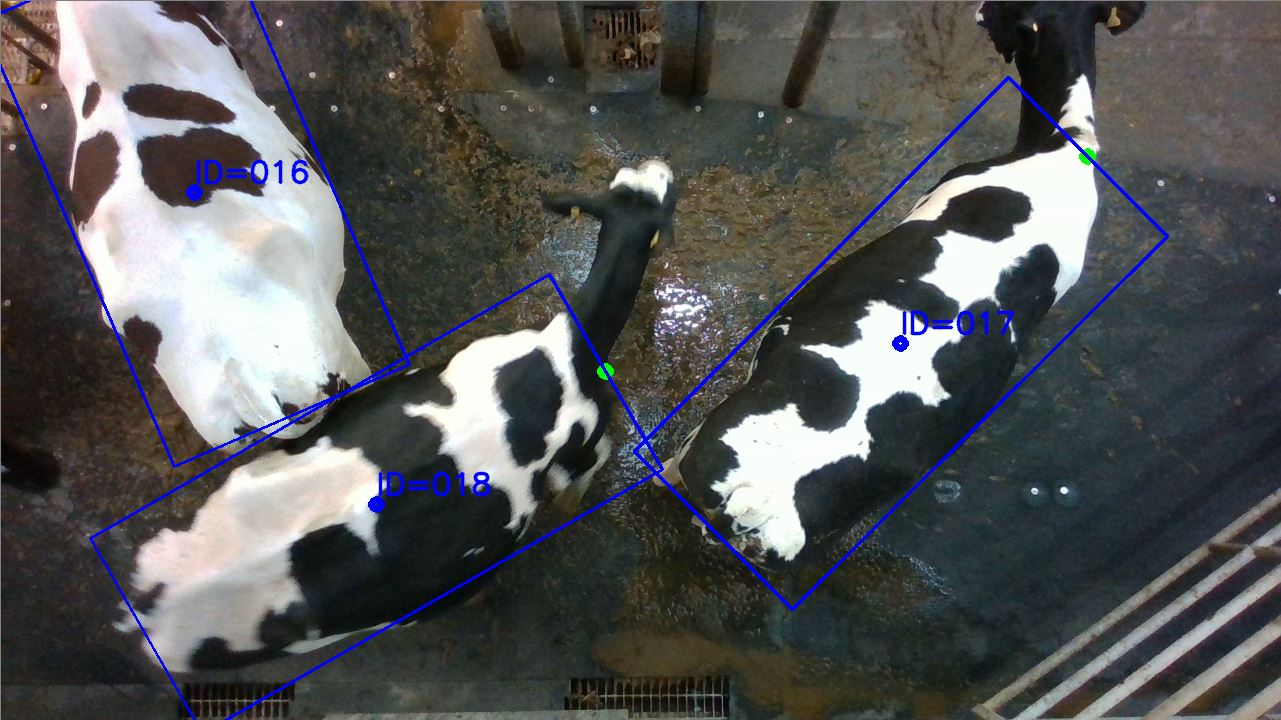
#> input picture images/visualisation-example.jpg, 1281 x 720 px
$ python -i KCFTracker.py   (imports and definitions only)
#> lines starting #> are read from the running program, lines starting #| are printed output that depends on the picture
#!/usr/bin/env python

# Core libraries
import os
import sys
sys.path.append("../../")
import cv2

# My libraries
import fhog

"""
Python implementation of KCF: http://www.robots.ox.ac.uk/~joao/circulant/
from: https://github.com/uoip/KCFpy
Potentially quicker C++ wrapper: https://github.com/uoip/KCFcpp-py-wrapper
"""

# ffttools
# [4 lines left out: function fftd, not called in this run]

def real(img):
	return img[:,:,0]

def imag(img):
	return img[:,:,1]

# [23 lines left out: functions complexMultiplication, complexDivision, rearrange, not called in this run]


# recttools
def x2(rect):
	return rect[0] + rect[2]

def y2(rect):
	return rect[1] + rect[3]

def limit(rect, limit):
	if(rect[0]+rect[2] > limit[0]+limit[2]):
		rect[2] = limit[0]+limit[2]-rect[0]
	if(rect[1]+rect[3] > limit[1]+limit[3]):
		rect[3] = limit[1]+limit[3]-rect[1]
	if(rect[0] < limit[0]):
		rect[2] -= (limit[0]-rect[0])
		rect[0] = limit[0]
	if(rect[1] < limit[1]):
		rect[3] -= (limit[1]-rect[1])
		rect[1] = limit[1]
	if(rect[2] < 0):
		rect[2] = 0
	if(rect[3] < 0):
		rect[3] = 0
	return rect

# [8 lines left out: function getBorder, not called in this run]

def subwindow(img, window, borderType=cv2.BORDER_CONSTANT):
	cutWindow = [x for x in window]
	limit(cutWindow, [0,0,img.shape[1],img.shape[0]])   # modify cutWindow
	assert(cutWindow[2]>0 and cutWindow[3]>0)
	border = getBorder(window, cutWindow)
	res = img[cutWindow[1]:cutWindow[1]+cutWindow[3], cutWindow[0]:cutWindow[0]+cutWindow[2]]

	if(border != [0,0,0,0]):
		res = cv2.copyMakeBorder(res, border[1], border[3], border[0], border[2], borderType)
	return res


# KCF tracker
class KCFTracker:
	# Class constructor
	def __init__(self, hog=False, fixed_window=True, multiscale=False):
		self.lambdar = 0.0001   # regularization
		self.padding = 2.5   # extra area surrounding the target
		self.output_sigma_factor = 0.125   # bandwidth of gaussian target

		if(hog):  # HOG feature
			# VOT
			self.interp_factor = 0.012   # linear interpolation factor for adaptation
			self.sigma = 0.6  # gaussian kernel bandwidth
			# TPAMI   #interp_factor = 0.02   #sigma = 0.5
			self.cell_size = 4   # HOG cell size
			self._hogfeatures = True
		else:  # raw gray-scale image # aka CSK tracker
			self.interp_factor = 0.075
			self.sigma = 0.2
			self.cell_size = 1
			self._hogfeatures = False

		if(multiscale):
			self.template_size = 96   # template size
			self.scale_step = 1.05   # scale step for multi-scale estimation
			self.scale_weight = 0.96   # to downweight detection scores of other scales for added stability
		elif(fixed_window):
			self.template_size = 96
			self.scale_step = 1
		else:
			self.template_size = 1
			self.scale_step = 1

		self._tmpl_sz = [0,0]  # cv::Size, [width,height]  #[int,int]
		self._roi = [0.,0.,0.,0.]  # cv::Rect2f, [x,y,width,height]  #[float,float,float,float]
		self.size_patch = [0,0,0]  #[int,int,int]
		self._scale = 1.   # float
		self._alphaf = None  # numpy.ndarray    (size_patch[0], size_patch[1], 2)
		self._prob = None  # numpy.ndarray    (size_patch[0], size_patch[1], 2)
		self._tmpl = None  # numpy.ndarray    raw: (size_patch[0], size_patch[1])   hog: (size_patch[2], size_patch[0]*size_patch[1])
		self.hann = None  # numpy.ndarray    raw: (size_patch[0], size_patch[1])   hog: (size_patch[2], size_patch[0]*size_patch[1])

	"""
	Public methods
	"""

	# Initialise the tracker
	# [7 lines left out: function initialise, not called in this run]

	# Update the tracker
	def update(self, image):
		if(self._roi[0]+self._roi[2] <= 0):  self._roi[0] = -self._roi[2] + 1
		if(self._roi[1]+self._roi[3] <= 0):  self._roi[1] = -self._roi[2] + 1
		if(self._roi[0] >= image.shape[1]-1):  self._roi[0] = image.shape[1] - 2
		if(self._roi[1] >= image.shape[0]-1):  self._roi[1] = image.shape[0] - 2

		cx = self._roi[0] + self._roi[2]/2.
		cy = self._roi[1] + self._roi[3]/2.

		loc, peak_value = self.__detect(self._tmpl, self.__getFeatures(image, 0, 1.0))

		if(self.scale_step != 1):
			# Test at a smaller _scale
			new_loc1, new_peak_value1 = self.__detect(self._tmpl, self.__getFeatures(image, 0, 1.0/self.scale_step))
			# Test at a bigger _scale
			new_loc2, new_peak_value2 = self.__detect(self._tmpl, self.__getFeatures(image, 0, self.scale_step))

			if(self.scale_weight*new_peak_value1 > peak_value and new_peak_value1>new_peak_value2):
				loc = new_loc1
				peak_value = new_peak_value1
				self._scale /= self.scale_step
				self._roi[2] /= self.scale_step
				self._roi[3] /= self.scale_step
			elif(self.scale_weight*new_peak_value2 > peak_value):
				loc = new_loc2
				peak_value = new_peak_value2
				self._scale *= self.scale_step
				self._roi[2] *= self.scale_step
				self._roi[3] *= self.scale_step

		self._roi[0] = cx - self._roi[2]/2.0 + loc[0]*self.cell_size*self._scale
		self._roi[1] = cy - self._roi[3]/2.0 + loc[1]*self.cell_size*self._scale

		if(self._roi[0] >= image.shape[1]-1):  self._roi[0] = image.shape[1] - 1
		if(self._roi[1] >= image.shape[0]-1):  self._roi[1] = image.shape[0] - 1
		if(self._roi[0]+self._roi[2] <= 0):  self._roi[0] = -self._roi[2] + 2
		if(self._roi[1]+self._roi[3] <= 0):  self._roi[1] = -self._roi[3] + 2
		assert(self._roi[2]>0 and self._roi[3]>0)

		x = self.__getFeatures(image, 0, 1.0)
		self.__train(x, self.interp_factor)

		return self._roi

	"""
	(Effectively) private methods
	"""

	def __subPixelPeak(self, left, center, right):
		divisor = 2*center - right - left   #float
		return (0 if abs(divisor)<1e-3 else 0.5*(right-left)/divisor)

	# [49 lines left out: functions __createHanningMats, __createGaussianPeak, __gaussianCorrelation, not called in this run]

	def __getFeatures(self, image, inithann, scale_adjust=1.0):
		extracted_roi = [0,0,0,0]   #[int,int,int,int]
		cx = self._roi[0] + self._roi[2]/2  #float
		cy = self._roi[1] + self._roi[3]/2  #float

		if(inithann):
			padded_w = self._roi[2] * self.padding
			padded_h = self._roi[3] * self.padding

			if(self.template_size > 1):
				if(padded_w >= padded_h):
					self._scale = padded_w / float(self.template_size)
				else:
					self._scale = padded_h / float(self.template_size)
				self._tmpl_sz[0] = int(padded_w / self._scale)
				self._tmpl_sz[1] = int(padded_h / self._scale)
			else:
				self._tmpl_sz[0] = int(padded_w)
				self._tmpl_sz[1] = int(padded_h)
				self._scale = 1.

			if(self._hogfeatures):
				self._tmpl_sz[0] = int(self._tmpl_sz[0]) / (2*self.cell_size) * 2*self.cell_size + 2*self.cell_size
				self._tmpl_sz[1] = int(self._tmpl_sz[1]) / (2*self.cell_size) * 2*self.cell_size + 2*self.cell_size
			else:
				self._tmpl_sz[0] = int(self._tmpl_sz[0]) / 2 * 2
				self._tmpl_sz[1] = int(self._tmpl_sz[1]) / 2 * 2

		extracted_roi[2] = int(scale_adjust * self._scale * self._tmpl_sz[0])
		extracted_roi[3] = int(scale_adjust * self._scale * self._tmpl_sz[1])
		extracted_roi[0] = int(cx - extracted_roi[2]/2)
		extracted_roi[1] = int(cy - extracted_roi[3]/2)

		z = subwindow(image, extracted_roi, cv2.BORDER_REPLICATE)
		if(z.shape[1]!=self._tmpl_sz[0] or z.shape[0]!=self._tmpl_sz[1]):
			z = cv2.resize(z, tuple(self._tmpl_sz))

		if(self._hogfeatures):
			mapp = {'sizeX':0, 'sizeY':0, 'numFeatures':0, 'map':0}
			mapp = fhog.getFeatureMaps(z, self.cell_size, mapp)
			mapp = fhog.normalizeAndTruncate(mapp, 0.2)
			mapp = fhog.PCAFeatureMaps(mapp)
			self.size_patch = map(int, [mapp['sizeY'], mapp['sizeX'], mapp['numFeatures']])
			FeaturesMap = mapp['map'].reshape((self.size_patch[0]*self.size_patch[1], self.size_patch[2])).T   # (size_patch[2], size_patch[0]*size_patch[1])
		else:
			if(z.ndim==3 and z.shape[2]==3):
				FeaturesMap = cv2.cvtColor(z, cv2.COLOR_BGR2GRAY)   # z:(size_patch[0], size_patch[1], 3)  FeaturesMap:(size_patch[0], size_patch[1])   #np.int8  #0~255
			elif(z.ndim==2):
				FeaturesMap = z   #(size_patch[0], size_patch[1]) #np.int8  #0~255
			FeaturesMap = FeaturesMap.astype(np.float32) / 255.0 - 0.5
			self.size_patch = [z.shape[0], z.shape[1], 1]

		if(inithann):
			self.__createHanningMats()  # createHanningMats need size_patch

		FeaturesMap = self.hann * FeaturesMap
		return FeaturesMap

	# [23 lines left out: functions __detect, __train, not called in this run]

# Entry method/unit testing method
# [3 lines not run here, left out]

>>> import cv2
>>> picture = cv2.imread('../../../images/visualisation-example.jpg', cv2.IMREAD_GRAYSCALE)
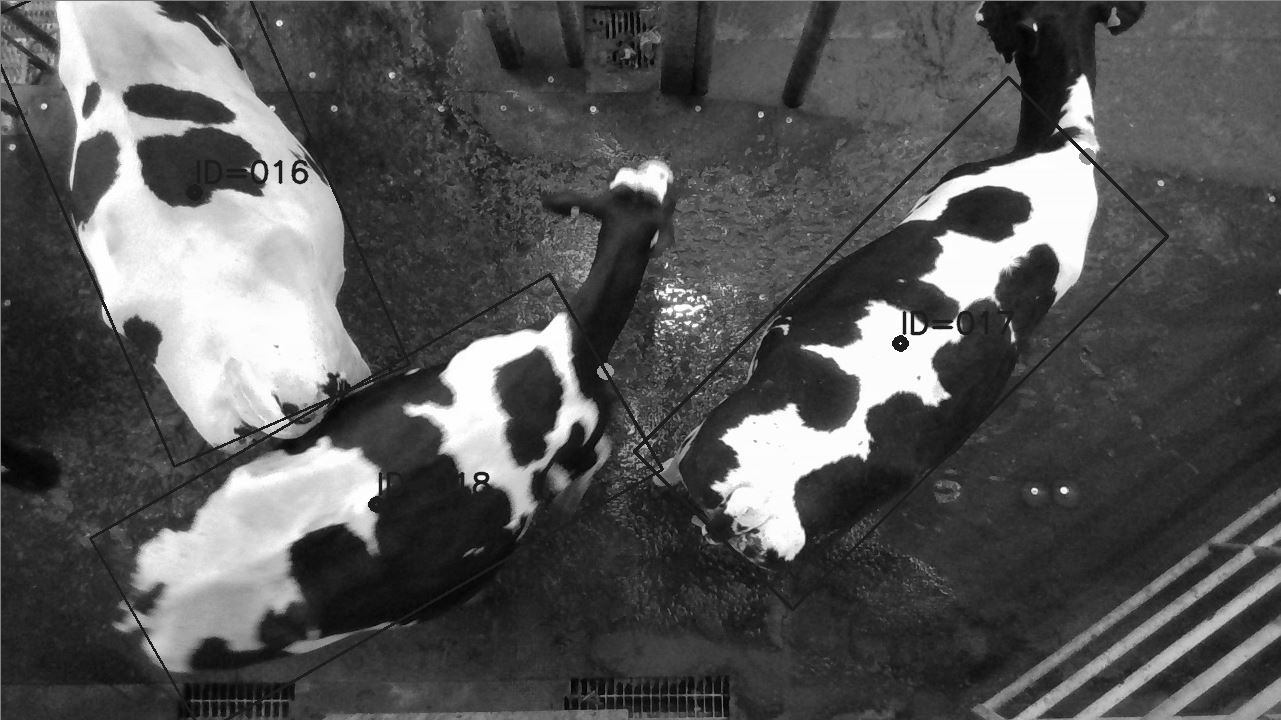
#> picture: shape (720, 1281); min 0, max 255, mean 85.6
>>> result = KCFTracker().update(picture)
#> (the run stopped early here; a loop or call above may not have finished)
